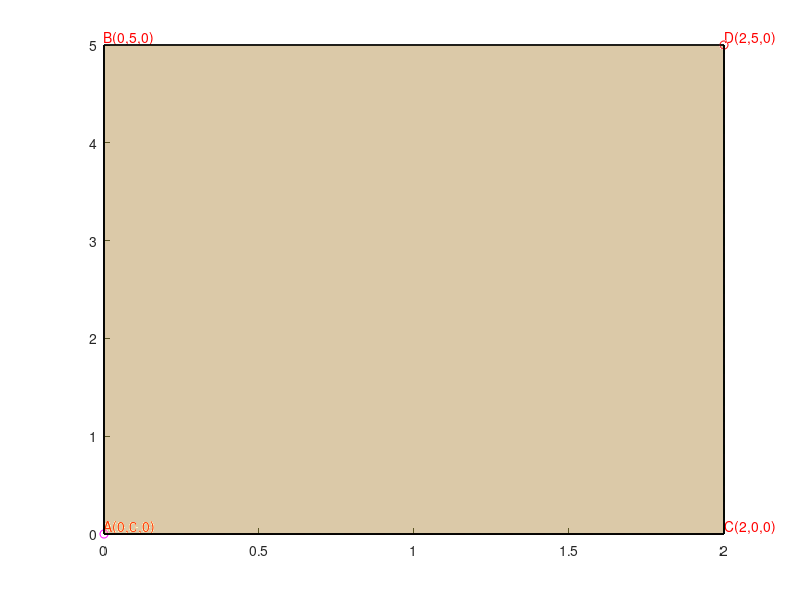

Recreate this plot in MATLAB.

%Graicas en 3 dimensiones
%En 3D se puede Graficar puntos
%En 3D se puede Graficar lineas
%En 3D se puede Graficar superficies
%En 3D se puede Graficar solidos
hold on
plot3(0,0,0,'om')
plot3(2,5,3,'or')
plot3([0 2],[0 0],[0 0],'--r');
plot3([2 2],[0 5],[0 0],'--g');
plot3([2 2],[5 5],[0 3],'--b');
text(0,0,0,'A(0,0,0)','Fontsize',10,'color',[1 0 0],'VerticalAlignment','bottom');
text(0,5,0,'B(0,5,0)','Fontsize',10,'color',[1 0 0],'VerticalAlignment','bottom');
text(2,0,0,'C(2,0,0)','Fontsize',10,'color',[1 0 0],'VerticalAlignment','bottom');
text(2,5,0,'D(2,5,0)','Fontsize',10,'color',[1 0 0],'VerticalAlignment','bottom');
%x=[Ax Bx;Cx Dx] y=[Ay By;Cy Dy] z=[Az Bz;Cz Dz]
%x=[Ax Cx;Bx Dx] y=[Ay Cy;By Dy] z=[Az Cz;Dz Dz]
x=[0 0;2 2];
y=[0 5;0 5];
z=[0 0;0 0];
surf(x,y,z,'FaceAlpha',0.25)
surf(x,y,z+3,'FaceAlpha',0.25)
x=[0 0;2 2];
y=[5 5;5 5];
z=[0 3;0 3];
surf(x,y,z,'FaceAlpha',0.25)
x=[0 0;0 0];
y=[0 0;5 5];
z=[0 3;0 3];
surf(x,y,z,'FaceAlpha',0.25)
x=[2 2;0 0];
y=[0 0;0 0];
z=[0 3;0 3];
surf(x,y,z,'FaceAlpha',0.25)
x=[2 2;2 2];
y=[5 5;0 0];
z=[0 3;0 3];
surf(x,y,z,'FaceAlpha',0.25)
x=[0 0;0 0];
y=[0 0;5 5];
z=[0 3;0 3];
surf(x,y,z,'FaceAlpha',0.25)
x=[2 2;0 0];
y=[0 0;0 0];
z=[0 3;0 3];
surf(x,y,z,'FaceAlpha',0.25)
x=[2 2;2 2];
y=[5 5;0 0];
z=[0 3;0 3];
surf(x,y,z,'FaceAlpha',0.25)
x=[0 0;0 0];
y=[0 0;5 5];
z=[0 3;0 3];
surf(x,y,z,'FaceAlpha',0.25)
x=[2 2;0 0];
y=[0 0;0 0];
z=[0 3;0 3];
surf(x,y,z,'FaceAlpha',0.25)
x=[2 2;2 2];
y=[5 5;0 0];
z=[0 3;0 3];
surf(x,y,z,'FaceAlpha',0.25)